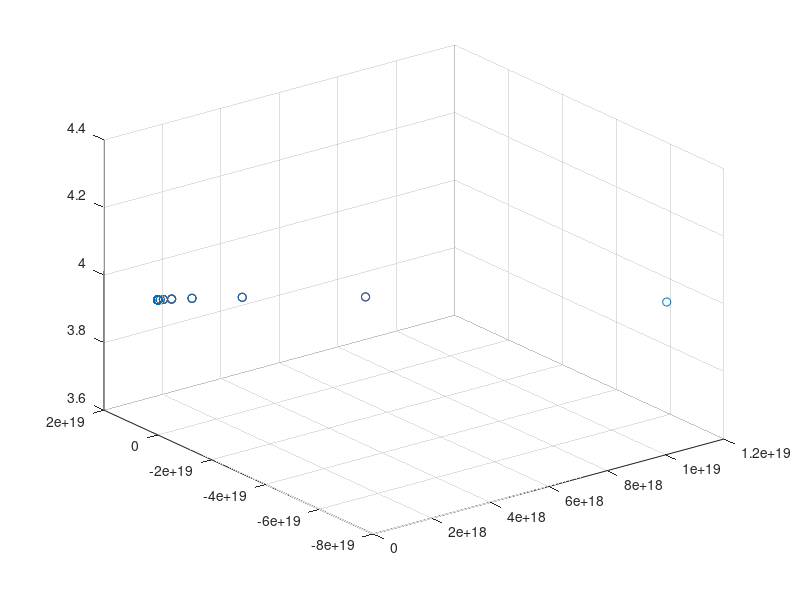

The MATLAB source for this figure:
l=0;                                                        
n=50;                                                        %grid size
p=10;                                                       %No of time steps
dt=pi/50;                                                   %Time increment
t(1)=0;                                                     %Initial time
q=0.01;                                                        %Particle charge
m=0.01;                                                        %Particle mass
particlex=2;                                                %initial particle x-position
particley=2;                                                %initial particle y-position
particlez=4;
vx=1;
vy=1
vz=1
v=[vx,vy,vz];
ax=0;
ay=0;
az=0;

% for a=1:1:n
%     for b=1:1:n
%         for c=1:1:n
%            l=l+1;
%            A(a,b,c)=1;                                     %Electric field
%            position(l,1)=a;                                 %Storing the x position of the grid 
%            position(l,2)=b;                                 %Storing the y position of the grid
%            position(l,3)=c;                                 %Storing the y position of the grid
%         end
%     end
% end


% for i=2:1:p
%     for d=1:1:n   
%         for l=1:1:n
%     A(l,d,n)=A(l,d,2);
%     A(l,d,1)=A(l,d,n-1);
%     A(1,d,l)=A(n-1,d,l);
%     A(n,d,l)=A(2,d,l);
%     A(l,1,d)=A(l,n-1,d);
%     A(l,n,d)=A(l,2,d);
%     A(n,n,n)=A(2,2,2);
%     A(1,1,1)=A(n-1,n-1,n-1);
%     A(n,1,1)=A(2,n-1,n-1);
%     A(1,n,1)=A(n-1,2,n-1);
%     A(1,1,n)=A(n-1,n-1,2);
%     A(1,n,n)=A(n-1,2,2);
%     A(n,1,n)=A(2,n-1,2);
%     A(n,n,1)=A(2,2,n-1);
%         end
%     end
% end


%     for l=1:1:n*n*n
%          position(l,4)=A(position(l,1),position(l,2),position(l,3));
% 
%    end
for j=1:1:n    
if (particlex<2 && vx<0)
    particlex=particlex+(n-2);
elseif(particlex>n-1 && vx>0)
    particlex=particlex-(n-2);
end

if (particley<2 && vy<0)
    particley=particley+(n-2);
elseif(particley>n-1 && vy>0)
    particley=particley-(n-2);
end

if (particlez<2 && vz<0)
    particlez=particlez+(n-2);
elseif(particlez>n-1 && vz>0)
    particlez=particlez-(n-2);
end


    E=[0,0,0]
    B=[0,0,1]
    v=[vx,vy,vz]
    ekx=0.5*m*vx^2
    eky=0.5*m*vy^2
    ekz=0.5*m*vz^2
    dx=0.5*ax*(dt)^2
    dy=0.5*ay*(dt)^2
    dz=0.5*az*(dt)^2
    cproduct=cross(v,B)

     if(dx==0)
        fx = q*(E(1)+cproduct(1))                                                                      %Force at particle position in x direction
     else
        fx = q*(E(1)+cproduct(1))+ekx/dx
     end
     if(dy==0)
        fy = q*(E(2)+cproduct(2))
     else
        fy = q*(E(2)+cproduct(2))+eky/dy                                                %Force at particle position in y direction
     end
     if(dz==0)
        fz = q*(E(3)+cproduct(3))                                                                      %Force at particle position in x direction
     else
        fz = q*(E(3)+cproduct(3))+ekz/dz
     end    
         
     ax = fx/m;                                                              %Acceleration of particle in x direction
     ay = fy/m;                                                              %Acceleration of particle in y direction 
     az = fz/m;
     vx=vx+ax*dt;                                                           %Velocity in x direction
     vy=vy+ay*dt;                                                            %Velocity in y direction
     vz=vz+az*dt;
     particlex = particlex+0.5*ax*(dt)^2;                                    %Particle position along the x axis
     particley = particley+0.5*ay*(dt)^2;                                     %Particle position along the y axis
     particlez = particlez+0.5*az*(dt)^2;  
     particle(j,1)=particlex
     particle(j,2)=particley
     particle(j,3)=particlez
     
     scatter3(particle(:,1),particle(:,2),particle(:,3))
     hold on
end
% %     plot(B(:,1),B(:,2), '-')
% plot3(particle(:,1),particle(:,2),t, '-')
% xlabel('x','FontSize', 10)
% ylabel('y', 'FontSize', 10)
% zlabel('Time', 'FontSize', 10)
